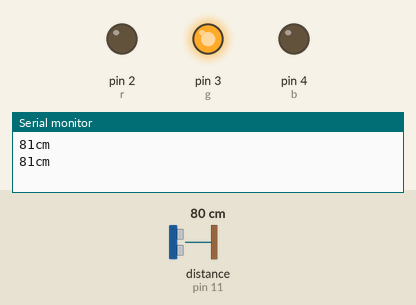
This sketch was run on a simulated Arduino Uno, built with avr-gcc and run on an emulated ATmega328P. Shown: output pins drawn as LEDs (lit = HIGH), the last lines printed to the serial monitor. The test bench sets the inputs (shaded band); at power-on: distance to the obstacle (sensor on pin 11) 80 cm. The echo pulse lasts 58.3 µs per cm.

Above: at 1.5 s.
1.6 s: distance to the obstacle (sensor on pin 11) set to 22 cm
3.4 s: distance to the obstacle (sensor on pin 11) set to 18 cm
At 3.9 s:
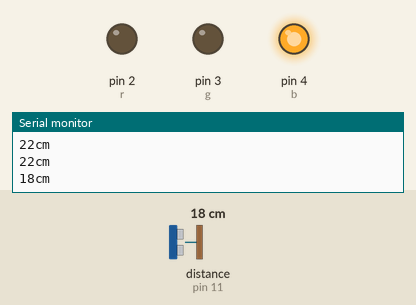
5.0 s: distance to the obstacle (sensor on pin 11) set to 11 cm
6.8 s: distance to the obstacle (sensor on pin 11) set to 8 cm
At 7.2 s:
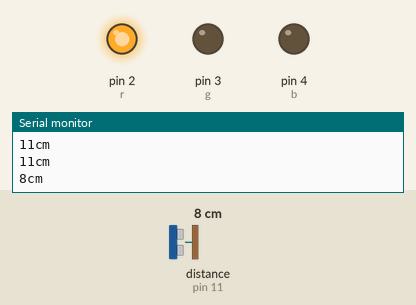
8.4 s: distance to the obstacle (sensor on pin 11) set to 35 cm
At 10.0 s:
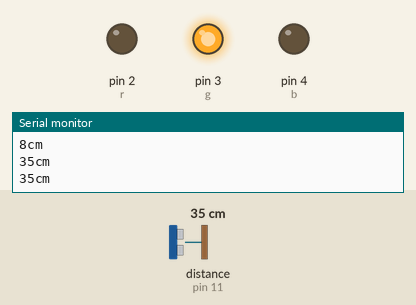
10.5 s: distance to the obstacle (sensor on pin 11) set to 2 cm
At 11.6 s:
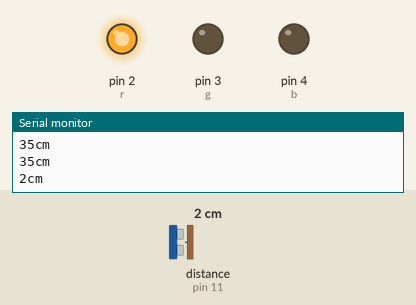
Timing chart, 0 to 13.5 s (numbered marks = the images above; inputs shaded):
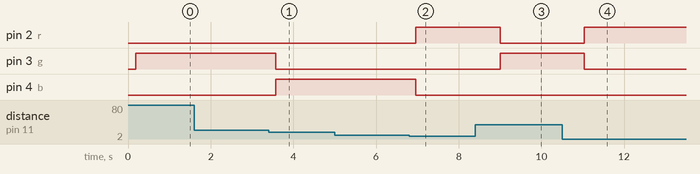

The sketch:

CircuitoUltrasonico.ino
```cpp
/*Aprenderemos a como instalar una libreria en Arduino en este caso instalaremos la NewPing.h
 * la cual es necesaria para poder trabajar con el sensor ultrasonico HS-R04.
 *
 * La descargaremos directamentamente del playground de Arduino
 * http://playground.arduino.cc/Code/NewPing
 */
#include <NewPing.h>

//Aqui se configuran los pines donde debemos conectar el sensor
#define TRIGGER_PIN  12
#define ECHO_PIN     11
#define MAX_DISTANCE 200

//Crear el objeto de la clase NewPing
NewPing sonar(TRIGGER_PIN, ECHO_PIN, MAX_DISTANCE);

//Declaración de pines; r=Rojo, g=Verde, b=Azul)
int r=2,g=3,b=4;

void setup() {
//inicialización de LEDes
  pinMode(r, OUTPUT);
  pinMode(g, OUTPUT);
  pinMode(b, OUTPUT);

//Boudios del monitor serial
  Serial.begin(9600);
}

void loop() {
delay(50); // Esperar 1 segundo entre mediciones
// Obtener medicion de tiempo de viaje del sonido y guardar en variable uS
int uS = sonar.ping_median();
// Calcular la distancia con base en una constante
int cm = (uS / US_ROUNDTRIP_CM);

  //menor_a_mayor(cm);
  //mayor_a_menor(cm);
  monitorSerial(cm);
}

void menor_a_mayor(int d) {
  int Tiempo = 500;

  if(d < 10){
  digitalWrite(r, HIGH);
  digitalWrite(g, LOW);
  digitalWrite(b, LOW);

  delay(Tiempo);
  }
  else if(d < 20){
  digitalWrite(r, LOW);
  digitalWrite(g, LOW);
  digitalWrite(b, HIGH);

  delay(Tiempo);
  }
  else {
  digitalWrite(r, LOW);
  digitalWrite(g, HIGH);
  digitalWrite(b, LOW);

  delay(Tiempo);
  }
}

void mayor_a_menor(int dist) {
  int Tiempo = 50;

  if(dist > 20){
  digitalWrite(r, HIGH);
  digitalWrite(g, LOW);
  digitalWrite(b, LOW);

  delay(Tiempo);
  }
  else if(dist > 10){
  digitalWrite(r, LOW);
  digitalWrite(g, LOW);
  digitalWrite(b, HIGH);

  delay(Tiempo);
  }
  else {
  digitalWrite(r, LOW);
  digitalWrite(g, HIGH);
  digitalWrite(b, LOW);

  delay(Tiempo);
  }
}

void monitorSerial(int dist){
  // Imprimir la distancia medida a la consola serial
  Serial.print(dist);
  Serial.println("cm");
  delay(10); // Esperar 1 segundo entre mediciones

  menor_a_mayor(dist);
}
```

Measured:
- the behaviour switches between 20 and 19 cm on distance to the obstacle (sensor on pin 11) (found by bisection; images 0 and 1)
- the behaviour switches between 10 and 9 cm on distance to the obstacle (sensor on pin 11) (found by bisection; images 1 and 2)
- after the input at 3.4 s, pin 3 (g): HIGH → LOW after 0.18 s; pin 4 (b): LOW → HIGH after 0.18 s
- after the input at 6.8 s, pin 2 (r): LOW → HIGH after 0.17 s; pin 4 (b): HIGH → LOW after 0.17 s
- after the input at 8.4 s, pin 2 (r): HIGH → LOW after 0.60 s; pin 3 (g): LOW → HIGH after 0.60 s
- after the input at 10.5 s, pin 2 (r): LOW → HIGH after 0.53 s; pin 3 (g): HIGH → LOW after 0.53 s
